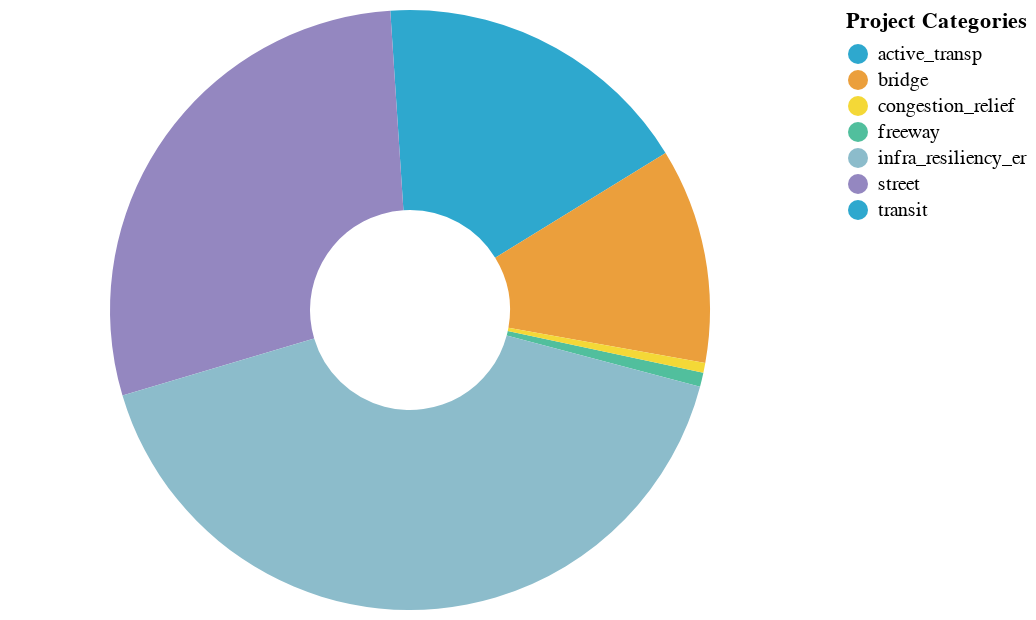

The notebook cell this image was saved under:
### Markdown cell above
#### Charting

### Code cell
chart = alt.Chart(sums_short).mark_arc(innerRadius=50).encode(
    theta=alt.Theta(field="total_pct", type="quantitative"),
    color=(alt.Color(field="cat", type="nominal", title=labeling("cat"),
                     scale=alt.Scale(range=altair_utils.CALITP_CATEGORY_BRIGHT_COLORS),
                    legend=alt.Legend(title=('Project Categories'))
                    )
          )
)
chart

### Figure 1 — Vega-Lite specification as saved in the notebook (floating-point values rounded to 4 significant figures)
{"config": {"view": {"continuousWidth": 400, "continuousHeight": 300}}, "data": {"name": "data-78b0547bc29eb6920f9bef7b7076aa9c"}, "mark": {"type": "arc", "innerRadius": 50}, "encoding": {"color": {"field": "cat", "legend": {"title": "Project Categories"}, "scale": {"range": ["#2EA8CE", "#EB9F3C", "#F4D837", "#51BF9D", "#8CBCCB", "#9487C0"]}, "title": "Cat", "type": "nominal"}, "theta": {"field": "total_pct", "type": "quantitative"}}, "$schema": "https://vega.github.io/schema/vega-lite/v4.17.0.json", "datasets": {"data-78b0547bc29eb6920f9bef7b7076aa9c": [{"cat": "active_transp", "total": 4931, "total_pct": 16.23}, {"cat": "transit", "total": 318, "total_pct": 1.047}, {"cat": "bridge", "total": 3525, "total_pct": 11.6}, {"cat": "street", "total": 8678, "total_pct": 28.56}, {"cat": "freeway", "total": 232, "total_pct": 0.7635}, {"cat": "infra_resiliency_er", "total": 12544, "total_pct": 41.28}, {"cat": "congestion_relief", "total": 158, "total_pct": 0.52}]}}
